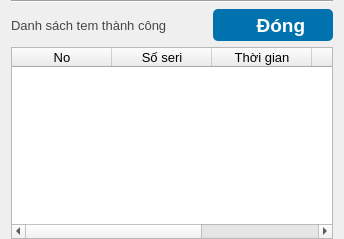
          <widget class="QWidget" name="page_3">
           <layout class="QVBoxLayout" name="verticalLayout">
            <property name="topMargin">
             <number>0</number>
            </property>
            <property name="bottomMargin">
             <number>0</number>
            </property>
            <item>
             <widget class="Line" name="line">
              <property name="orientation">
               <enum>Qt::Horizontal</enum>
              </property>
             </widget>
            </item>
            <item>
             <layout class="QHBoxLayout" name="horizontalLayout_12">
              <item>
               <widget class="QLabel" name="label_6">
                <property name="font">
                 <font>
                  <pointsize>10</pointsize>
                 </font>
                </property>
                <property name="styleSheet">
                 <string notr="true">color: #464646;</string>
                </property>
                <property name="text">
                 <string>Danh sách tem thành công</string>
                </property>
               </widget>
              </item>
              <item>
               <spacer name="horizontalSpacer_9">
                <property name="orientation">
                 <enum>Qt::Horizontal</enum>
                </property>
                <property name="sizeHint" stdset="0">
                 <size>
                  <width>40</width>
                  <height>20</height>
                 </size>
                </property>
               </spacer>
              </item>
              <item>
               <widget class="QPushButton" name="btn_close">
                <property name="sizePolicy">
                 <sizepolicy hsizetype="Preferred" vsizetype="Preferred">
                  <horstretch>0</horstretch>
                  <verstretch>0</verstretch>
                 </sizepolicy>
                </property>
                <property name="minimumSize">
                 <size>
                  <width>120</width>
                  <height>32</height>
                 </size>
                </property>
                <property name="maximumSize">
                 <size>
                  <width>16777215</width>
                  <height>32</height>
                 </size>
                </property>
                <property name="font">
                 <font>
                  <family>Arial</family>
                  <pointsize>14</pointsize>
                  <weight>75</weight>
                  <italic>false</italic>
                  <bold>true</bold>
                 </font>
                </property>
                <property name="styleSheet">
                 <string notr="true">#btn_close{
	border:none;
	border-radius: 5px;
	background: #0072AD;
	color:#FFFFFF;
	padding: 0px 5px;
}
#btn_close:pressed
{
	border-radius: 5px;
	border:none;
	background: #216081;
 	color:#FFFFFF ;
	padding: 0px 5px;
}</string>
                </property>
                <property name="text">
                 <string>   Đóng</string>
                </property>
                <property name="icon">
                 <iconset resource="Image.qrc">
                  <normaloff>:/newPrefix/image/icon_close.png</normaloff>:/newPrefix/image/icon_close.png</iconset>
                </property>
                <property name="iconSize">
                 <size>
                  <width>20</width>
                  <height>20</height>
                 </size>
                </property>
               </widget>
              </item>
             </layout>
            </item>
            <item>
             <widget class="QTableWidget" name="table_list_istamp">
              <property name="font">
               <font>
                <pointsize>10</pointsize>
               </font>
              </property>
              <attribute name="verticalHeaderStretchLastSection">
               <bool>true</bool>
              </attribute>
              <column>
               <property name="text">
                <string>No</string>
               </property>
              </column>
              <column>
               <property name="text">
                <string>Số seri</string>
               </property>
              </column>
              <column>
               <property name="text">
                <string>Thời gian</string>
               </property>
              </column>
              <column>
               <property name="text">
                <string>Trạng thái</string>
               </property>
              </column>
              <column>
               <property name="text">
                <string>ID lệnh PH</string>
               </property>
              </column>
             </widget>
            </item>
           </layout>
          </widget>
